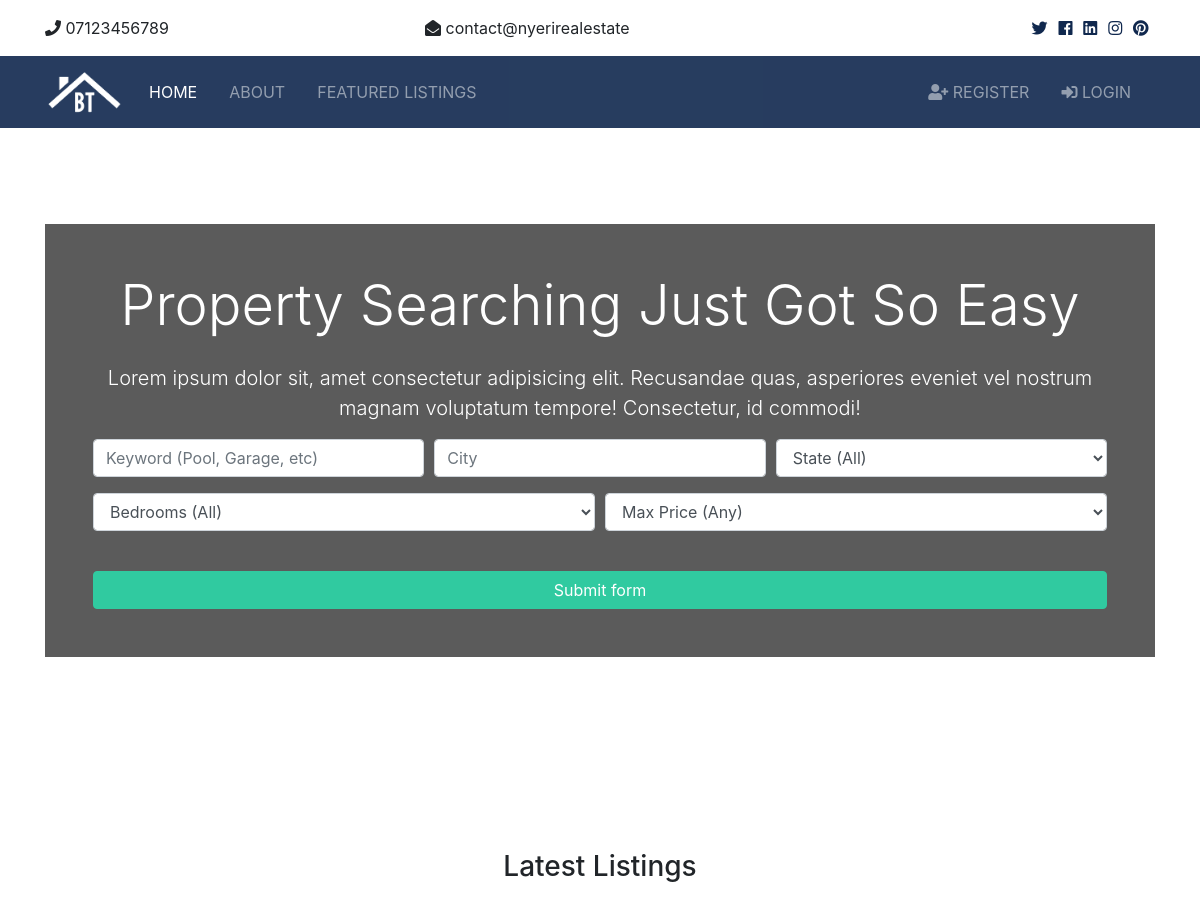
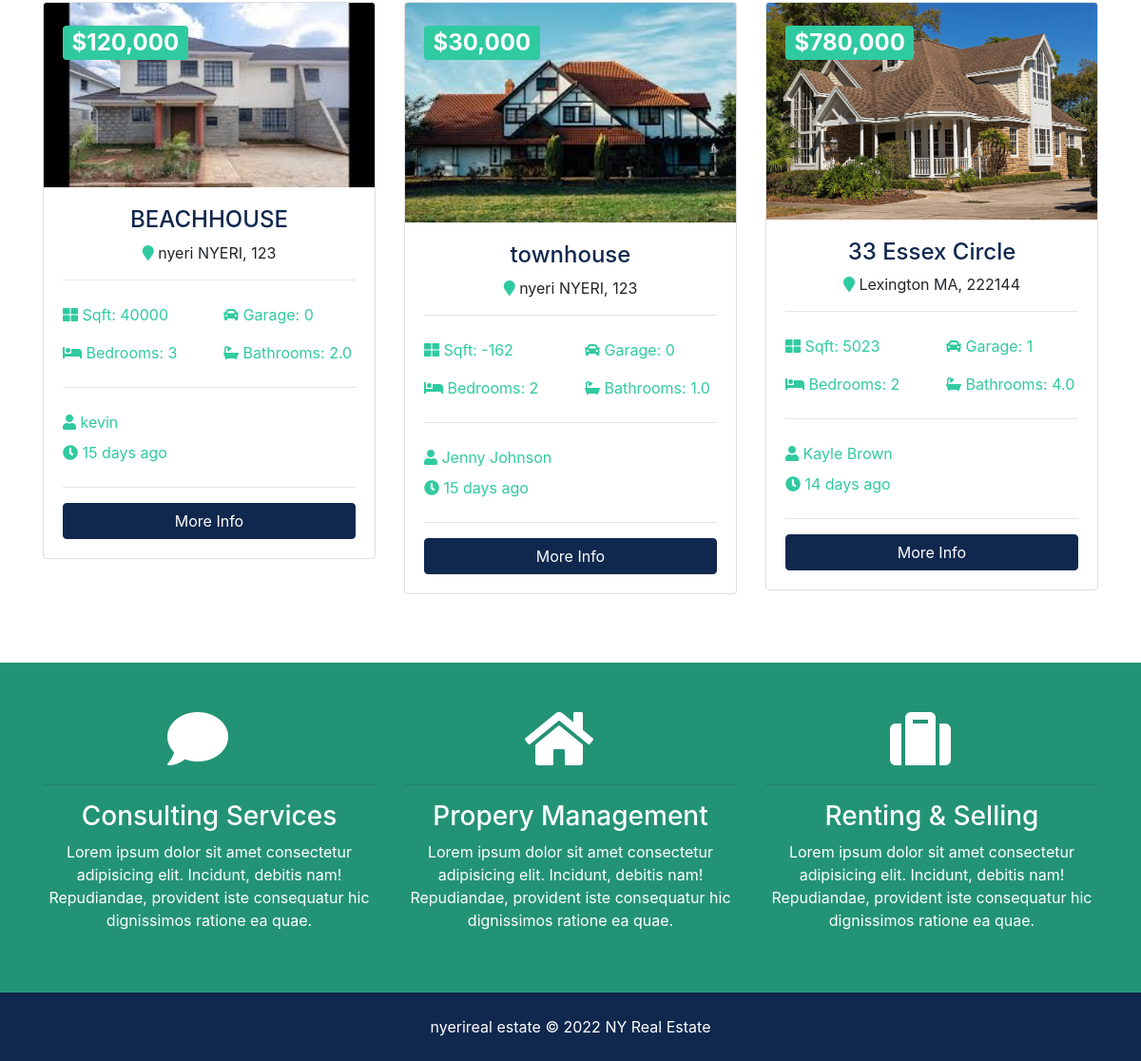
The page / on the database its author committed (2 pictures, top to bottom).
### listings/models.py (models this page shows, shortened)
class Listing(models.Model):
    realtor = models.ForeignKey(Realtor,on_delete=models.DO_NOTHING)
    title = models.CharField(max_length=200)
    address = models.CharField(max_length=200)
    city = models.CharField(max_length=100)
    state = models.CharField(max_length=100)
    zipcode = models.CharField(max_length=20)
    description = models.TextField(blank=True)
    price = models.IntegerField()
    bedrooms = models.IntegerField()
    bathrooms = models.DecimalField(max_digits=2,decimal_places=1)
    garage = models.IntegerField(default=0)
    sqft = models.IntegerField()
    lot_size = models.DecimalField(max_digits=5, decimal_places=1)
    photo_main = models.ImageField(upload_to='photos/%Y/%m/%d/')
    photo_1 = models.ImageField(upload_to='photos/%Y/%m/%d/')
    photo_2 = models.ImageField(upload_to='photos/%Y/%m/%d/', blank=True)
    photo_3 = models.ImageField(upload_to='photos/%Y/%m/%d/', blank=True)
    photo_4 = models.ImageField(upload_to='photos/%Y/%m/%d/', blank=True)
    photo_5 = models.ImageField(upload_to='photos/%Y/%m/%d/', blank=True)
    photo_6 = models.ImageField(upload_to='photos/%Y/%m/%d/', blank=True)
    is_publised = models.BooleanField(default=False)
    list_date = models.DateTimeField(default=datetime.now,blank=True)

### realtors/models.py (models this page shows)
class Realtor(models.Model):
    name = models.CharField(max_length=200)
    photo = models.ImageField(upload_to='photos/%Y/%m/%d/')
    description = models.TextField(blank=True)
    phone = models.CharField(max_length=20)
    email = models.CharField(max_length=50)
    is_mvp = models.BooleanField(default=False)
    hire_date = models.DateTimeField(default=datetime.now,blank=True)
    def __str__(self):
        return self.name

### pages/views.py (the view)
# urls.py: path('',views.index,name='index'),
def index(request):
    listings = Listing.objects.order_by('-list_date').filter(is_publised=True)[:3]
    context = {
        'state_choices':state_choices,
        'price_choices':price_choices,
        'bedrooms_choices':Bedrooms_choices,
        'listings': listings
    }
    return render(request,'pages/index.html',context)

### templates/pages/index.html (shortened to what this page needs)
{% extends 'base.html' %}
{% load humanize %}
{% block content %}
  <section id="showcase">
    <div class="container text-center">
      <div class="home-search p-5">
        <div class="overlay p-5">
          <h1 class="display-4 mb-4">
            Property Searching Just Got So Easy
          </h1>
          <p class="lead">Lorem ipsum dolor sit, amet consectetur adipisicing elit. Recusandae quas, asperiores eveniet vel nostrum magnam
            voluptatum tempore! Consectetur, id commodi!</p>
          <div class="search">
            <form action="{% url 'search' %}">
              <div class="form-row">
                <div class="col-md-4 mb-3">
                  <input type="text" name="keywords" class="form-control" placeholder="Keyword (Pool, Garage, etc)">
                </div>
                <div class="col-md-4 mb-3">
                  <input type="text" name="city" class="form-control" placeholder="City">
                </div>
                <div class="col-md-4 mb-3">
                  <select name="state" class="form-control">
                    <option selected="true" disabled="disabled">State (All)</option>
                  </select>
                </div>
              </div>
              <div class="form-row">
                <div class="col-md-6 mb-3">
                  <select name="bedrooms" class="form-control">
                    <option selected="true" disabled="disabled">Bedrooms (All)</option>
                  </select>
                </div>
                <div class="col-md-6 mb-3">
                  <select name="price" class="form-control" id="type">
                    <option selected="true" disabled="disabled">Max Price (Any)</option>
                  </select>
                </div>
              </div>
              <button class="btn btn-secondary btn-block mt-4" type="submit">Submit form</button>
            </form>
          </div>
        </div>
      </div>
    </div>
  </section>
<br>
  <section id="listings" class="py-5">
    <div class="container">
      <h3 class="text-center mb-3">Latest Listings</h3>
      <div class="row">
          {% if listings %}
            {% for listing in listings %}
                <div class="col-md-6 col-lg-4 mb-4">
          <div class="card listing-preview">
            <img class="card-img-top" src="{{ listing.photo_main.url }}" alt="">
            <div class="card-img-overlay">
              <h2>
                <span class="badge badge-secondary text-white">${{ listing.price | intcomma }}</span>
              </h2>
            </div>
            <div class="card-body">
              <div class="listing-heading text-center">
                <h4 class="text-primary">{{ listing.title }}</h4>
                <p>
                  <i class="fas fa-map-marker text-secondary"></i> {{listing.city}} {{listing.state}}, {{listing.zipcode}}</p>
              </div>
              <hr>
              <div class="row py-2 text-secondary">
                <div class="col-6">
                  <i class="fas fa-th-large"></i> Sqft: {{listing.sqft}}</div>
                <div class="col-6">
                  <i class="fas fa-car"></i> Garage: {{listing.garage}}</div>
              </div>
              <div class="row py-2 text-secondary">
                <div class="col-6">
                  <i class="fas fa-bed"></i> Bedrooms: {{listing.bedrooms}}</div>
                <div class="col-6">
                  <i class="fas fa-bath"></i> Bathrooms: {{listing.bathrooms}}</div>
              </div>
              <hr>
              <div class="row py-2 text-secondary">
                <div class="col-12">
                  <i class="fas fa-user"></i>  {{ listing.realtor }}  </div>
              </div>
              <div class="row text-secondary pb-2">
                <div class="col-6">
                  <i class="fas fa-clock"></i> {{ listing.list_date.day }} days ago</div>
              </div>
              <hr>
              <a href="{% url 'listing' listing.pk %}" class="btn btn-primary btn-block">More Info</a>
            </div>
          </div>
        </div>
              {% endfor %}
          {% else %}
            <div class="col-md-12">
            <h3>No listing Available</h3>
            </div>
          {% endif %}
      </div>
    </div>
  </section>
  <section id="services" class="py-5 bg-secondary text-white">
    <div class="container">
      <div class="row text-center">
        <div class="col-md-4">
          <i class="fas fa-comment fa-4x mr-4"></i>
          <hr>
          <h3>Consulting Services</h3>
          <p>Lorem ipsum dolor sit amet consectetur adipisicing elit. Incidunt, debitis nam! Repudiandae, provident iste consequatur
            hic dignissimos ratione ea quae.</p>
        </div>
        <div class="col-md-4">
          <i class="fas fa-home fa-4x mr-4"></i>
          <hr>
          <h3>Propery Management</h3>
          <p>Lorem ipsum dolor sit amet consectetur adipisicing elit. Incidunt, debitis nam! Repudiandae, provident iste consequatur
            hic dignissimos ratione ea quae.</p>
        </div>
        <div class="col-md-4">
          <i class="fas fa-suitcase fa-4x mr-4"></i>
          <hr>
          <h3>Renting & Selling</h3>
          <p>Lorem ipsum dolor sit amet consectetur adipisicing elit. Incidunt, debitis nam! Repudiandae, provident iste consequatur
            hic dignissimos ratione ea quae.</p>
        </div>
      </div>
    </div>
  </section>
{% endblock %}

### templates/base.html (shortened to what this page needs)
<!DOCTYPE html>
{% load static %}
<html lang="en">
<head>
  <link rel="stylesheet" href="{% static 'css/all.css' %}">
  <link rel="stylesheet" href="{% static 'css/style.css' %}">
  <link rel="stylesheet" href="{% static 'css/bootstrap.css' %}">
    <link rel="stylesheet" href="{% static 'css/lightbox.min.css' %}">
</head>
<body>
{% include 'parthals/_topbar.html' %}
{% include 'parthals/_navbar.html' %}
{% block content %}
{% endblock %}
{% include 'parthals/_footbar.html' %}
</body>
</html>

### templates/parthals/_topbar.html
  <section id="top-bar" class="p-3">
    <div class="container">
      <div class="row">
        <div class="col-md-4">
          <i class="fas fa-phone"></i> 07123456789
        </div>
        <div class="col-md-4">
          <i class="fas fa-envelope-open"></i> contact@nyerirealestate
        </div>
        <div class="col-md-4">
          <div class="social text-right">
            <a href="#">
              <i class="fab fa-twitter"></i>
            </a>
            <a href="#">
              <i class="fab fa-facebook"></i>
            </a>
            <a href="#">
              <i class="fab fa-linkedin"></i>
            </a>
            <a href="#">
              <i class="fab fa-instagram"></i>
            </a>
            <a href="#">
              <i class="fab fa-pinterest"></i>
            </a>
          </div>
        </div>
      </div>
    </div>
  </section>

### templates/parthals/_navbar.html (shortened to what this page needs)
{% load static %}
  <nav style="background-color: #10284e;" class="navbar navbar-expand-lg navbar-dark sticky-top">
    <div class="container">
      <a class="navbar-brand" href="{% url 'index' %}">
        <img src="{% static 'img/logo.png' %}" class="logo" alt="">
      </a>
      <div class="collapse navbar-collapse" id="navbarNavAltMarkup">
        <ul class="navbar-nav">
          <li   {% if '/' == request.path %}
                  class="nav-item active mr-3"
                {% else %}
                    class="nav-item mr-3"
                {% endif %}
          >
            <a class="nav-link" href="{% url 'index' %}">Home</a>
          </li>
          <li
          {% if 'about' in request.path %}
                  class="nav-item active mr-3"
                {% else %}
                    class="nav-item mr-3"
                {% endif %}
          >
            <a class="nav-link" href="{% url 'about' %}">About</a>
          </li>
          <li
          {% if 'listings' in request.path %}
                  class="nav-item active mr-3"
                {% else %}
                    class="nav-item mr-3"
                {% endif %}
          >
            <a class="nav-link" href="{% url 'listings' %}">Featured Listings</a>
          </li>
        </ul>
        <ul class="navbar-nav ml-auto">
        {% if user.is_authenticated %}
            <li class="nav-item active mr-3"><a class="nav-link">Hello {{ user.username }}</a></li>
            <li {% if 'dashboard' in request.path %}
                class="nav-item active mr-3"
                {% else %}
                  class="nav-item mr-3"
                {% endif %}
          >
            <a class="nav-link" href="{% url 'dashboard' %}">Dashboard</a>
          </li>
            <li class="nav-item mr-3"><a href="javascript:{document.getElementById('logout').submit()}" class="nav-link"><i class="fas fa-sign-out-alt"></i> Logout </a>
            <form id="logout" method="POST" action="{% url 'logout' %}">
            {% csrf_token %}
            <input type="hidden">
            </form>
            </li>
        {% else %}
          <li {% if 'register' in request.path %}
                class="nav-item active mr-3"
                {% else %}
                  class="nav-item mr-3"
          {% endif %}
          >
            <a class="nav-link" href="{% url 'register' %}">
              <i class="fas fa-user-plus"></i> Register</a>
          </li>
          <li {% if 'login' in request.path %}
                class="nav-item active mr-3"
                {% else %}
                  class="nav-item mr-3"
                {% endif %}
          >
            <a class="nav-link" href="{% url 'login' %}">
              <i class="fas fa-sign-in-alt"></i> Login</a>
          </li>
        {% endif %}
        </ul>
      </div>
    </div>
  </nav>

### templates/parthals/_alerts.html (shortened to what this page needs)
{% load static %}

### templates/parthals/_footbar.html
  <footer style="background-color: #10284e;" id="main-footer" class="py-4 text-white text-center" >
    nyerireal estate &copy;
    <span class="year"></span> NY Real Estate
  </footer>

### btre/static/css/all.css (style rules this page uses)
.fa, .fas, .far, .fal, .fab { -moz-osx-font-smoothing: grayscale; -webkit-font-smoothing: antialiased; display: inline-block; font-style: normal; font-variant: normal; text-rendering: auto; line-height: 1; }
.fa-4x { font-size: 4em; }
.fa-bath:before { content: "\f2cd"; }
.fa-bed:before { content: "\f236"; }
.fa-car:before { content: "\f1b9"; }
.fa-clock:before { content: "\f017"; }
.fa-comment:before { content: "\f075"; }
.fa-envelope-open:before { content: "\f2b6"; }
.fa-facebook:before { content: "\f09a"; }
.fa-home:before { content: "\f015"; }
.fa-instagram:before { content: "\f16d"; }
.fa-linkedin:before { content: "\f08c"; }
.fa-map-marker:before { content: "\f041"; }
.fa-phone:before { content: "\f095"; }
.fa-pinterest:before { content: "\f0d2"; }
.fa-sign-in-alt:before { content: "\f2f6"; }
.fa-suitcase:before { content: "\f0f2"; }
.fa-th-large:before { content: "\f009"; }
.fa-twitter:before { content: "\f099"; }
.fa-user:before { content: "\f007"; }
.fa-user-plus:before { content: "\f234"; }
.fab { font-family: 'Font Awesome 5 Brands'; }
.fa, .fas { font-family: 'Font Awesome 5 Free'; font-weight: 900; }

### btre/static/css/style.css (style rules this page uses)
.btn-secondary { color: #fff !important; }
img { width: 100%; }
.logo { width: 80px; }
.navbar { opacity: 0.9; text-transform: uppercase; }
.social a { margin-right: 0.4rem; }
#showcase { background: url(../img/showcase.jpg) no-repeat top center fixed/cover; position: relative; min-height: 650px; color: #fff; padding-top: 6rem; }
#showcase .home-search { min-height: 400px; position: relative; border-radius: 5px; }
#showcase .overlay { content: ''; position: absolute; top: 0; left: 0; min-height: 400px; width: 100%; background: rgba(51, 51, 51, 0.8); }
#services { background: url(../img/building.jpg) no-repeat top center fixed/cover; min-height: 300px; position: relative; overflow: hidden; }
#services::before { content: ''; position: absolute; top: 0; left: 0; min-height: 100%; width: 100%; background: rgba(32, 134, 107, 0.8); }
.listing-preview a { position: relative; }

### rows shown on the page
Listing: photo_main (picture), price "120,000", title "BEACHHOUSE", city "nyeri", state "NYERI", zipcode "123", sqft "40000", garage "0", bedrooms "3", bathrooms "2.0", realtor "kevin", list_date.day "15"
Listing: photo_main (picture), price "30,000", title "townhouse", city "nyeri", state "NYERI", zipcode "123", sqft "-162", garage "0", bedrooms "2", bathrooms "1.0", realtor "Jenny Johnson", list_date.day "15"
Listing: photo_main (picture), price "780,000", title "33 Essex Circle", city "Lexington", state "MA", zipcode "222144", sqft "5023", garage "1", bedrooms "2", bathrooms "4.0", realtor "Kayle Brown", list_date.day "14"
